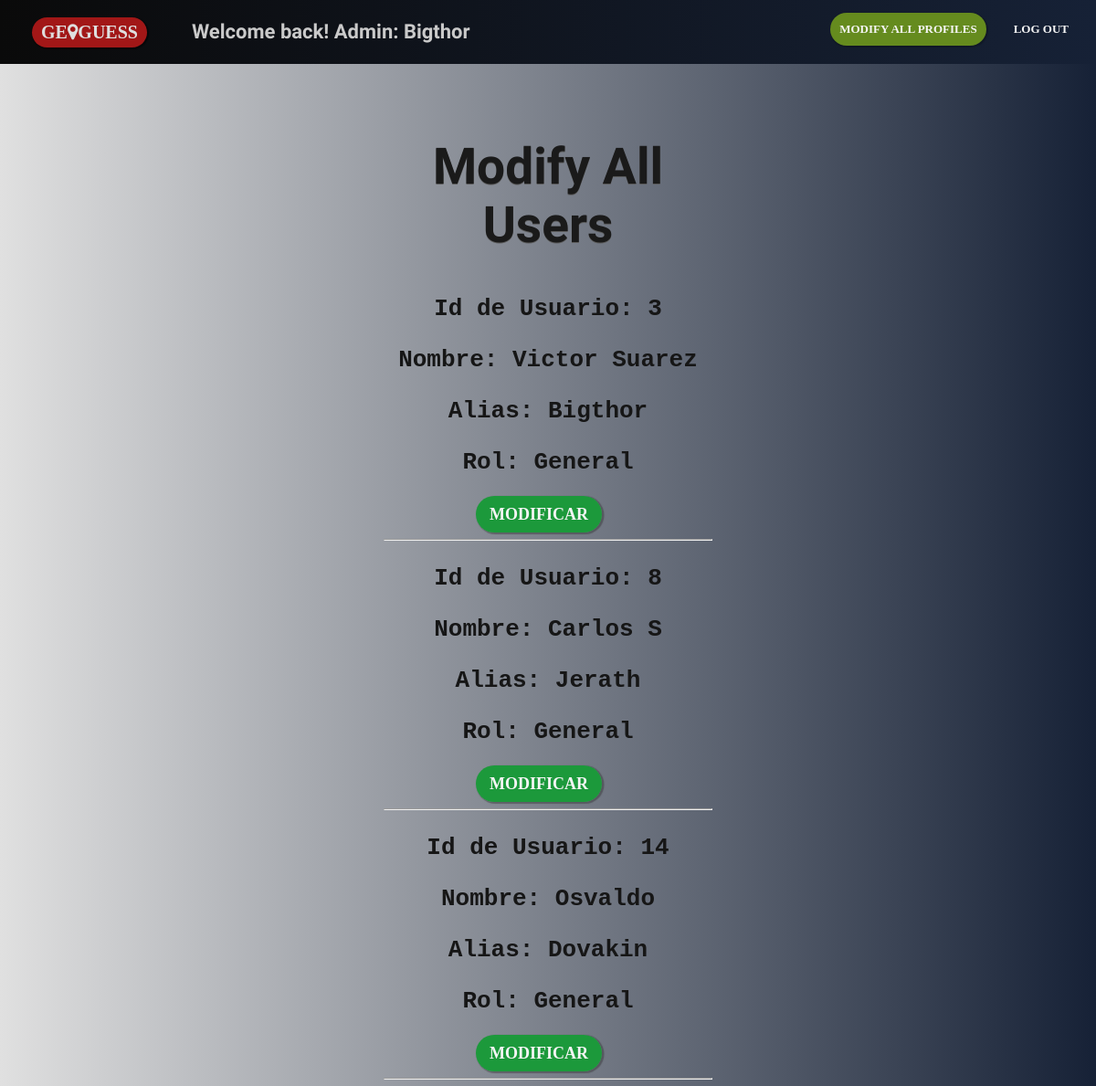
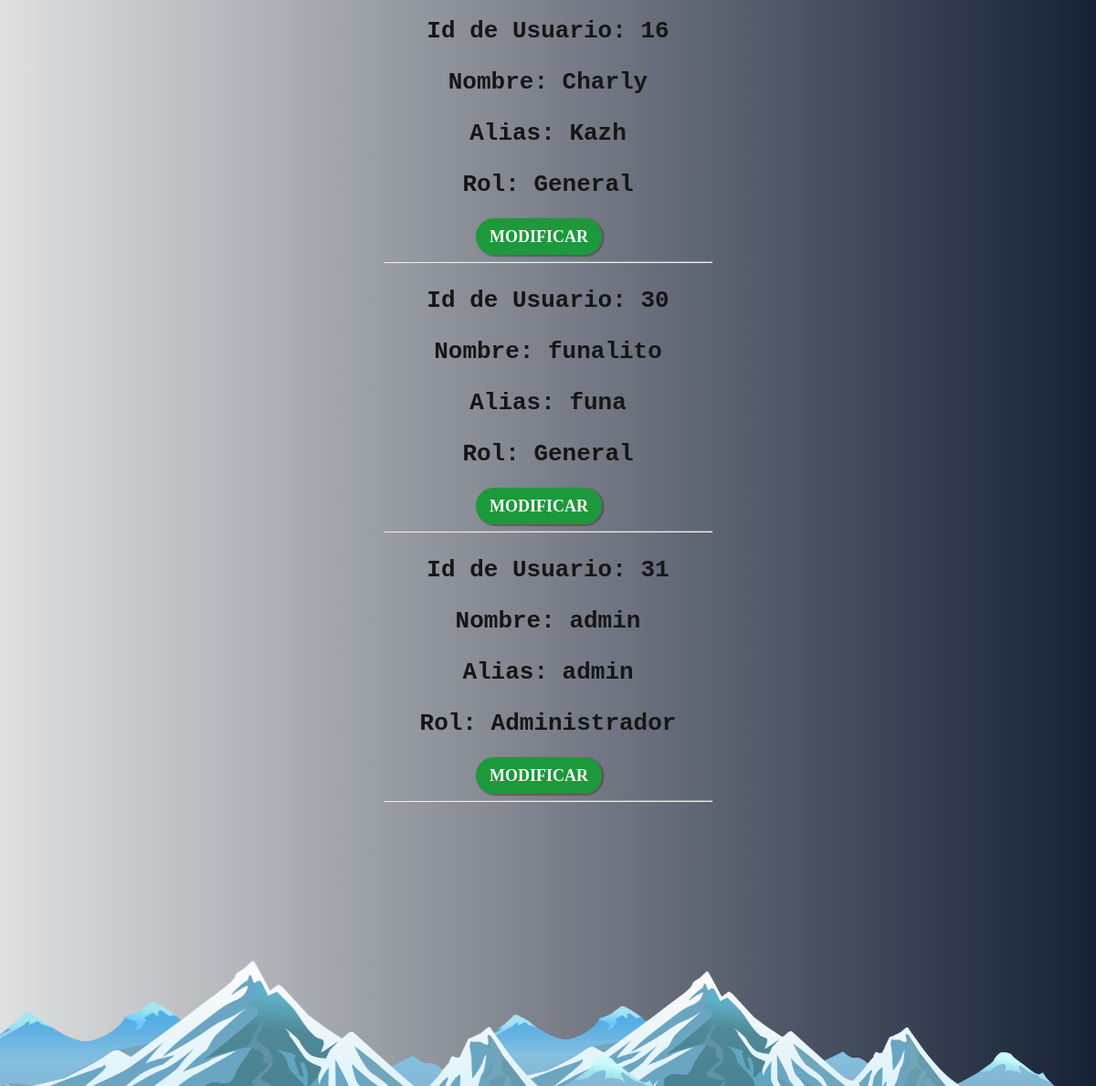
The app's page /modifyall.php (signed in) with its own data (2 pictures, top to bottom).
### tables this page shows
CREATE TABLE IF NOT EXISTS `usuarios` (
  `idUsuario` int(11) NOT NULL AUTO_INCREMENT,
  `Nombre` varchar(20) NOT NULL,
  `Alias` varchar(200) NOT NULL,
  `Pwd` varchar(30) NOT NULL,
  `Rol` varchar(20) NOT NULL,
  `Score` int(11) NOT NULL,
  PRIMARY KEY (`idUsuario`),
  UNIQUE KEY `Nombre` (`Nombre`)
);

### modifyall.php (the view, shortened to what this page needs)
<?php
	$conn=conectarBD();
?>
<!DOCTYPE html>
<html lang="en">
<head>
    <link rel="stylesheet" href="StylesSigninpage.css">
    <link rel="stylesheet" href="https://cdnjs.cloudflare.com/ajax/libs/font-awesome/4.7.0/css/font-awesome.min.css">
</head>
<body>
    <div id="headder">
        <a id="logo-main" href="Mainpage.php">ge<i class="fa fa-map-marker"></i>guess </a>
        <?php
            $qry="select Alias, Rol from usuarios where IdUsuario=" . $_SESSION['idU'];
            $rs=mysql_query($qry) or die ("No fue posible recuperar el Alias autenticado");
            $usuario = mysql_fetch_object($rs);
            echo "<p> Welcome back! Admin: " . $usuario->Alias . " </p>";
            echo '<a class="hdrOpt" id="login" href="logout.php">log out</a>';
            echo '<a class="hdrOpt" id="signup" href="">modify all profiles</a>';
        ?>
    </div>
    <div id="containerAll">
        <div id="containerLayoutAll">
            <h2 id="textHeader">Modify All Users</h2>
            <div id="FormBox">
            <?php
                $qry = "select idUsuario, Nombre, Alias, Rol from usuarios";
                $rs = mysql_query($qry, $conn)
                    or die ("No fue posible recuperar la informacion de los usuarios.". mysql_error());
                while($datos = mysql_fetch_object($rs))
                {
                    echo "<p>Id de Usuario: <b>".$datos->idUsuario."</b></p>";
                    echo "<p>Nombre: <b>".$datos->Nombre."</b></p>";
                    echo "<p>Alias: <b>".$datos->Alias."</b></p>";
                    echo "<p>Rol: <b>".$datos->Rol."</b></p>";
                    echo "<a id='Aceptbut' href='modify.php?idU=".$datos->idUsuario."'>Modificar</a>";
                    echo "<hr/>";
                }
            ?>
            </div>
        </div>
        <br><br><br><br><br><br><br><br><br><br><br><br><br><br><br><br><br><br><br><br><br>
        <img style="position: absolute;left: 0;bottom: -130px;max-width:65%;max-height:65%; z-index: 2" src="Mountain Clipart 1894.png"
            alt="fondo">
        <img style="position: absolute;right: 0;bottom: -100px;max-width:55%;max-height:55%; z-index: 1" src="Mountain Clipart 1894.png"
            alt="fondo">
    </div>
</body>
</html>

### StylesSigninpage.css (style rules this page uses)
body { margin: 0px; padding: 0px; }
#headder { width: 100%; height: 70px; overflow: hidden; background: linear-gradient(to right,rgb(10, 10, 10), rgb(22, 33, 54)); position: fixed; top: 0px; z-index: 1; }
#headder p { font-size: 22px; font-family: Sofia; color: rgb(202, 202, 202); font-weight: bold; display: inline-block; padding-left: 30px; }
#logo-main { margin: 15px; margin-top: 17px; margin-left: 35px; text-decoration: none; display: inline-block; font-family: Verdana; text-transform: uppercase; font-weight: bold; padding: 5px; padding-left: 10px; padding-right: 10px; background-color: rgba(170, 24, 24, 0.95); box-shadow: 1px 1px 1px 1px rgba(0, 0, 0, 0.466); color: rgb(223, 223, 223); font-size: 20px; border-radius: 80px; transition: all 0.4s; }
.hdrOpt { float: right; margin: 20px; margin-left: 0px; margin-top: 14px; font-size: 13px; font-family: Verdana; text-transform: uppercase; font-weight: bold; text-decoration: none; color: whitesmoke; padding: 10px; border-radius: 40px; transition: all 0.4s; }
#signup { background-color: rgb(101, 139, 30); box-shadow: 1px 1px 1px 1px rgba(0, 0, 0, 0.205); }
#FormBox { margin: 0 auto; font-size: 26px; font-family: Courier New, Courier, monospace; font-weight: bold; color: rgb(22, 22, 22); }
#textHeader { font-family: 'Sofia'; font-size: 55px; font-weight: bold; color: rgb(26, 26, 26); text-shadow:0px 1px #5a5a5a; cursor: pointer; transition: all 0.4s; }
#Aceptbut { margin: 20px; margin-left: 0px; margin-top: 5px; border: 0px; font-size: 18px; font-family: Verdana; text-transform: uppercase; font-weight: bold; text-decoration: none; color: whitesmoke; background: #1c993b; box-shadow: 1.5px 1px 1px 1px #3636367a; padding: 10px; padding-left: 15px; padding-right: 15px; border-radius: 40px; transition: all 0.4s; cursor: pointer; }

### modifyall.php (style rules this page uses)
#containerAll { width: 100%; height: auto; overflow: hidden; position: relative; top: 24px; background: linear-gradient(to right,rgb(224, 224, 224), rgb(22, 33, 54)); }
#containerLayoutAll { width: 30%; height: auto; text-align: center; margin: 0 auto; position: relative; top: 80px; }

### records on screen
usuarios: Alias "Bigthor", idUsuario "3", Nombre "Victor Suarez", Rol "General"
usuarios: idUsuario "8", Nombre "Carlos S", Alias "Jerath", Rol "General"
usuarios: idUsuario "14", Nombre "Osvaldo", Alias "Dovakin", Rol "General"
usuarios: idUsuario "16", Nombre "Charly", Alias "Kazh", Rol "General"
usuarios: idUsuario "30", Nombre "funalito", Alias "funa", Rol "General"
usuarios: idUsuario "31", Nombre "admin", Alias "admin", Rol "Administrador"
